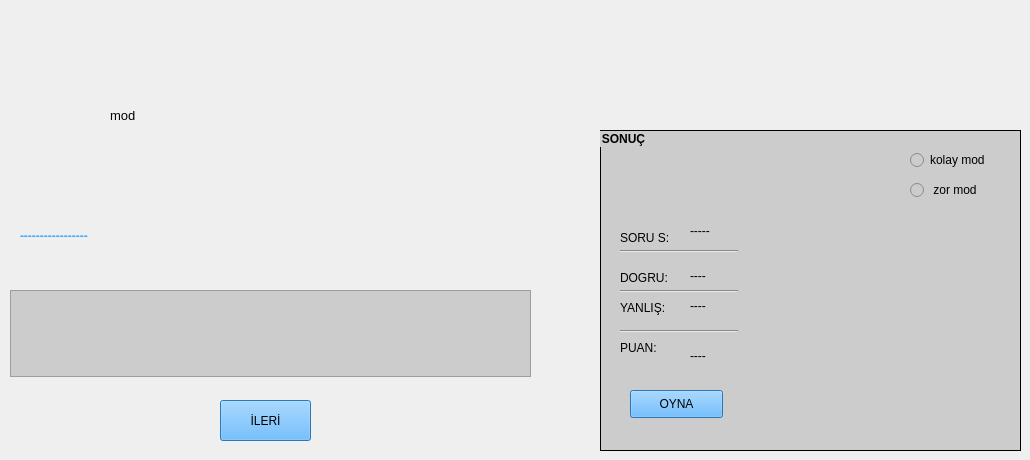
      <widget class="QWidget" name="tab_cumle_oyun">
       <property name="styleSheet">
        <string notr="true">#groupBox_cumle_oyun{

	border: 1px solid black;

}</string>
       </property>
       <attribute name="title">
        <string>CÜMLE OYUNU</string>
       </attribute>
       <widget class="QLabel" name="label_8">
        <property name="geometry">
         <rect>
          <x>50</x>
          <y>80</y>
          <width>55</width>
          <height>51</height>
         </rect>
        </property>
        <property name="text">
         <string/>
        </property>
        <property name="pixmap">
         <pixmap resource="../icons/icons.qrc">:/icons/info.png</pixmap>
        </property>
        <property name="scaledContents">
         <bool>true</bool>
        </property>
       </widget>
       <widget class="QLabel" name="label_cumle_oyun_soru_info">
        <property name="geometry">
         <rect>
          <x>110</x>
          <y>100</y>
          <width>331</width>
          <height>31</height>
         </rect>
        </property>
        <property name="font">
         <font>
          <pointsize>10</pointsize>
         </font>
        </property>
        <property name="text">
         <string>mod</string>
        </property>
       </widget>
       <widget class="QLabel" name="label_cumle_oyun_ing">
        <property name="geometry">
         <rect>
          <x>20</x>
          <y>210</y>
          <width>511</width>
          <height>51</height>
         </rect>
        </property>
        <property name="font">
         <font>
          <pointsize>9</pointsize>
          <weight>75</weight>
          <bold>true</bold>
         </font>
        </property>
        <property name="styleSheet">
         <string notr="true">color: #3EA6FF;;</string>
        </property>
        <property name="text">
         <string>-----------------</string>
        </property>
       </widget>
       <widget class="QTextEdit" name="textEdit_umle_oyun_tur">
        <property name="geometry">
         <rect>
          <x>10</x>
          <y>290</y>
          <width>521</width>
          <height>87</height>
         </rect>
        </property>
        <property name="font">
         <font>
          <pointsize>10</pointsize>
         </font>
        </property>
        <property name="styleSheet">
         <string notr="true">background-color: #CCCCCC;
</string>
        </property>
       </widget>
       <widget class="QPushButton" name="pushButton_cumle_oyun_ileri">
        <property name="geometry">
         <rect>
          <x>220</x>
          <y>400</y>
          <width>91</width>
          <height>41</height>
         </rect>
        </property>
        <property name="styleSheet">
         <string notr="true">background-color: #3EA6FF;
</string>
        </property>
        <property name="text">
         <string>İLERİ</string>
        </property>
       </widget>
       <widget class="QGroupBox" name="groupBox_cumle_oyun">
        <property name="geometry">
         <rect>
          <x>600</x>
          <y>130</y>
          <width>421</width>
          <height>321</height>
         </rect>
        </property>
        <property name="font">
         <font>
          <weight>75</weight>
          <bold>true</bold>
          <underline>false</underline>
          <strikeout>false</strikeout>
         </font>
        </property>
        <property name="styleSheet">
         <string notr="true">background-color: #CCCCCC;
</string>
        </property>
        <property name="title">
         <string>SONUÇ</string>
        </property>
        <property name="flat">
         <bool>true</bool>
        </property>
        <widget class="QLabel" name="label_cumle_oyunu_soru_sayisi">
         <property name="geometry">
          <rect>
           <x>90</x>
           <y>80</y>
           <width>71</width>
           <height>41</height>
          </rect>
         </property>
         <property name="text">
          <string>-----</string>
         </property>
        </widget>
        <widget class="QLabel" name="label_cumle_oyunu_dogru_sayisi">
         <property name="geometry">
          <rect>
           <x>90</x>
           <y>130</y>
           <width>51</width>
           <height>31</height>
          </rect>
         </property>
         <property name="text">
          <string>----</string>
         </property>
        </widget>
        <widget class="QLabel" name="label_cumle_oyunu_yanlis_sayisi">
         <property name="geometry">
          <rect>
           <x>90</x>
           <y>160</y>
           <width>61</width>
           <height>31</height>
          </rect>
         </property>
         <property name="text">
          <string>----</string>
         </property>
        </widget>
        <widget class="QLabel" name="label_cumle_oyunu_puan_durumu">
         <property name="geometry">
          <rect>
           <x>90</x>
           <y>210</y>
           <width>61</width>
           <height>31</height>
          </rect>
         </property>
         <property name="text">
          <string>----</string>
         </property>
        </widget>
        <widget class="QLabel" name="label_19">
         <property name="geometry">
          <rect>
           <x>20</x>
           <y>170</y>
           <width>55</width>
           <height>16</height>
          </rect>
         </property>
         <property name="text">
          <string>YANLIŞ:  </string>
         </property>
        </widget>
        <widget class="Line" name="line_8">
         <property name="geometry">
          <rect>
           <x>20</x>
           <y>200</y>
           <width>118</width>
           <height>3</height>
          </rect>
         </property>
         <property name="orientation">
          <enum>Qt::Horizontal</enum>
         </property>
        </widget>
        <widget class="QPushButton" name="pushButton_cumle_oyun_oyna">
         <property name="geometry">
          <rect>
           <x>30</x>
           <y>260</y>
           <width>93</width>
           <height>28</height>
          </rect>
         </property>
         <property name="styleSheet">
          <string notr="true">background-color: #3EA6FF;
</string>
         </property>
         <property name="text">
          <string>OYNA</string>
         </property>
        </widget>
        <widget class="QLabel" name="label_9">
         <property name="geometry">
          <rect>
           <x>20</x>
           <y>100</y>
           <width>55</width>
           <height>16</height>
          </rect>
         </property>
         <property name="text">
          <string>SORU S: </string>
         </property>
        </widget>
        <widget class="QLabel" name="label_20">
         <property name="geometry">
          <rect>
           <x>20</x>
           <y>210</y>
           <width>55</width>
           <height>16</height>
          </rect>
         </property>
         <property name="text">
          <string>PUAN:  </string>
         </property>
        </widget>
        <widget class="Line" name="line_9">
         <property name="geometry">
          <rect>
           <x>20</x>
           <y>120</y>
           <width>118</width>
           <height>3</height>
          </rect>
         </property>
         <property name="orientation">
          <enum>Qt::Horizontal</enum>
         </property>
        </widget>
        <widget class="Line" name="line_10">
         <property name="geometry">
          <rect>
           <x>20</x>
           <y>160</y>
           <width>118</width>
           <height>3</height>
          </rect>
         </property>
         <property name="orientation">
          <enum>Qt::Horizontal</enum>
         </property>
        </widget>
        <widget class="QLabel" name="label_16">
         <property name="geometry">
          <rect>
           <x>20</x>
           <y>140</y>
           <width>55</width>
           <height>16</height>
          </rect>
         </property>
         <property name="text">
          <string>DOGRU:  </string>
         </property>
        </widget>
        <widget class="QRadioButton" name="radioButton_cumle_oyun_kolay_mod">
         <property name="geometry">
          <rect>
           <x>310</x>
           <y>20</y>
           <width>95</width>
           <height>20</height>
          </rect>
         </property>
         <property name="tabletTracking">
          <bool>false</bool>
         </property>
         <property name="text">
          <string>kolay mod</string>
         </property>
        </widget>
        <widget class="QRadioButton" name="radioButton_cumle_oyun_zor_mod">
         <property name="geometry">
          <rect>
           <x>310</x>
           <y>50</y>
           <width>95</width>
           <height>20</height>
          </rect>
         </property>
         <property name="text">
          <string> zor mod</string>
         </property>
        </widget>
       </widget>
      </widget>
